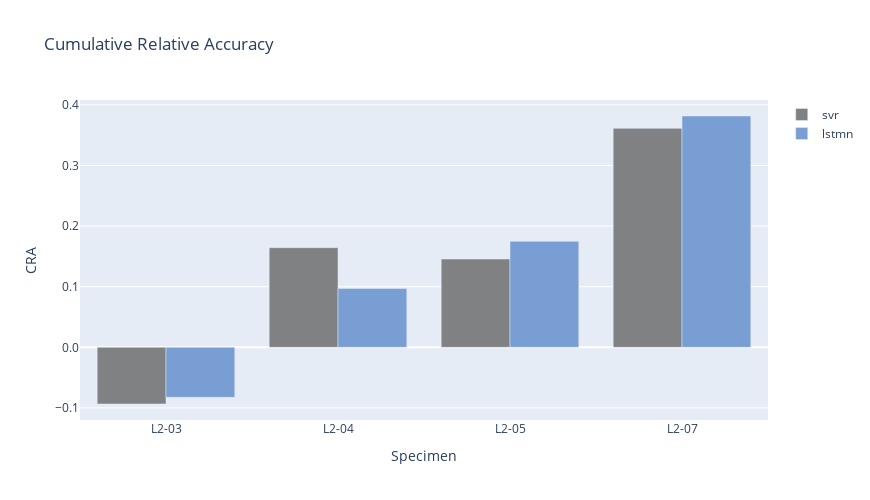

The notebook cell saved with this chart:
### Code cell
from utils.figures import plot_metric
fig = plot_metric(cra,['svr','lstmn'], test_specimens)
layout = {'width':870, 'height':500}
fig.update_layout(layout)
fig.show()

### Figure 1 — Plotly figure (JSON) as saved in the notebook; plotly's stock layout.template omitted (floating-point values rounded to 4 significant figures)
{"data": [{"hovertemplate": "%{y:.2f}", "marker": {"color": "#808183"}, "name": "svr", "type": "bar", "x": ["L2-03", "L2-04", "L2-05", "L2-07"], "y": [-0.09351, 0.1644, 0.1456, 0.3612]}, {"hovertemplate": "%{y:.2f}", "marker": {"color": "#799ed3"}, "name": "lstmn", "type": "bar", "x": ["L2-03", "L2-04", "L2-05", "L2-07"], "y": [-0.08249, 0.0969, 0.1748, 0.3816]}], "layout": {"barmode": "group", "height": 500, "title": {"text": "Cumulative Relative Accuracy"}, "uniformtext": {"minsize": 8, "mode": "hide"}, "width": 870, "xaxis": {"title": {"text": "Specimen"}}, "yaxis": {"tickformat": ".1f", "title": {"text": "CRA"}}}}
